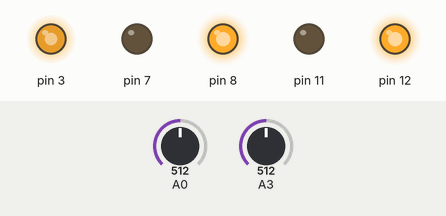
Bench run of a sketch on a simulated Arduino Uno, built with avr-gcc and run on an emulated ATmega328P. Shown: output pins drawn as LEDs (lit = HIGH). The test bench sets the inputs (shaded band); at power-on: A0 = 512, A3 = 512. What the sketch prints to the serial monitor is not drawn.

Above: at 1.2 s.
1.3 s: A0 set to 258
2.8 s: A0 set to 231
Timing chart, 0 to 5.8 s (numbered marks = the images above; inputs shaded):
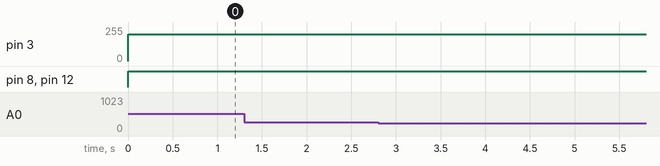

Measured:
- after the input at 1.3 s, every drawn part: stays the same
- after the input at 2.8 s, every drawn part: stays the same

The sketch:

sketch_jul14a.ino
```cpp
void setup(){
 pinMode(11,OUTPUT);
 pinMode(12,OUTPUT);
 pinMode(7,OUTPUT);
 pinMode(8,OUTPUT);
 Serial.begin(9600);
}
void loop(){
     analogWrite(3,200);
//    モーターの回転速度を中間にする
//    analogWrite(PIN_VREF,125);
//    analogWrite(PIN_VREF2,125);
   int ans1 ;
   ans1=analogRead(0);
   Serial.print(ans1/25);
   Serial.print(", ");
   int ans2 ;
   ans2=analogRead(3);
   Serial.print(ans2/25);
   Serial.println();
//   if (ans1/25 >= 10 && ans2/25 >= 10){
       digitalWrite(11,LOW);
       digitalWrite(12,HIGH);
       digitalWrite(7,LOW);
       digitalWrite(8,HIGH);
  }

/*    if (ans1/25 < 24 && ans2/25 >= 24){
        digitalWrite(11,HIGH);
        digitalWrite(12,HIGH);
        digitalWrite(7,HIGH);
        digitalWrite(8,HIGH);

        digitalWrite(12,HIGH);
        digitalWrite(11,HIGH);
        digitalWrite(8,LOW);
        digitalWrite(7,HIGH);
    }

    if (ans1/25 < 24 && ans2/25 < 24){
        digitalWrite(11,HIGH);
        digitalWrite(12,HIGH);
        digitalWrite(7, HIGH);
        digitalWrite(8,HIGH);

        digitalWrite(11,LOW);
        digitalWrite(12,HIGH);
        digitalWrite(8, LOW);
        digitalWrite(7,HIGH);
        delay(1500);

        digitalWrite(11, HIGH);
        digitalWrite(12,HIGH);
        digitalWrite(8, LOW);
        digitalWrite(7,HIGH);
        delay(1500);
    }

    if (ans1/25 >= 24 && ans2/25 < 24){
        digitalWrite(11,HIGH);
        digitalWrite(12,HIGH);
        digitalWrite(7,HIGH);
        digitalWrite(8,HIGH);

        digitalWrite(11,LOW);
        digitalWrite(612,HIGH);
        digitalWrite(7,HIGH);
        digitalWrite(8,HIGH);
    }
*/
```
